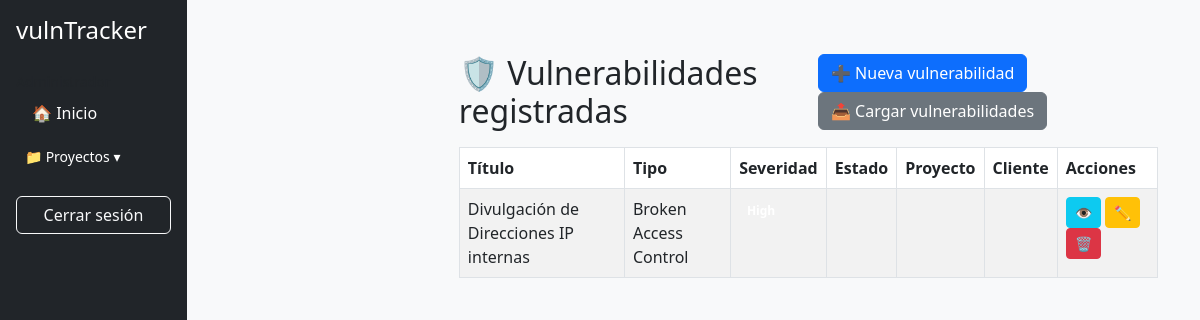
Screenshot of /vulnerabilities/ (signed in) with the database file from the repository.
### vulnerabilities/models.py (models this page shows, shortened)
class Vulnerability(models.Model):
    REMEDIATION_CHOICES = [("low", "Low"), ("medium", "Medium"), ("high", "High")]
    PRIORITY_CHOICES = [
        ("low", "Low"),
        ("medium", "Medium"),
        ("high", "High"),
        ("urgent", "Urgent"),
    ]
    RISK_COMPONENT_CHOICES = [("low", "Baja"), ("medium", "Media"), ("high", "Alta")]
    title = models.CharField(max_length=255, validators=[MinLengthValidator(5)])
    category = models.ForeignKey(VulnerabilityCategory, on_delete=models.PROTECT)
    vuln_type = models.ForeignKey(VulnerabilityType, on_delete=models.PROTECT)
    description = models.TextField("Descripción", validators=[MinLengthValidator(20)])
    cvss_31_vector = models.CharField(
        "CVSS 3.1 Vector", max_length=255, blank=True, null=True
    )
    cvss_31_score = models.DecimalField(
        "CVSS 3.1 Score",
        max_digits=4,
        decimal_places=2,
        null=True,
        blank=True,
        help_text="Puntaje numérico calculado del vector CVSS 3.1",
    )
    cvss_31_severity = models.CharField(
        "Severidad CVSS 3.1",
        max_length=20,
        blank=True,
        help_text="Severidad estimada según el score: None, Low, Medium, High, Critical",
    )
    cvss_40_vector = models.CharField(
        "CVSS 4.0 Vector", max_length=255, blank=True, null=True
    )
    cvss_40_score = models.DecimalField(
        "CVSS 4.0 Score",
        max_digits=4,
        decimal_places=2,
        null=True,
        blank=True,
        help_text="Puntaje numérico calculado del vector CVSS 4.0",
    )
    cvss_40_severity = models.CharField(
        "Severidad CVSS 4.0",
        max_length=20,
        blank=True,
        help_text="Severidad estimada según el score: None, Low, Medium, High, Critical",
    )
    remediation = models.TextField("Remediación", validators=[MinLengthValidator(20)])
    remediation_complexity = models.CharField(
        "Complejidad", choices=REMEDIATION_CHOICES, max_length=10
    )
    remediation_priority = models.CharField(
        "Prioridad", choices=PRIORITY_CHOICES, max_length=10
    )
    impact = models.CharField("Impacto", choices=RISK_COMPONENT_CHOICES, max_length=10)
    likelihood = models.CharField(
        "Probabilidad", choices=RISK_COMPONENT_CHOICES, max_length=10
    )
    risk_rating = models.CharField("Riesgo OWASP", max_length=10, editable=False)
    references = models.TextField(
        "Referencias",
        help_text="Una por línea: CWE-79, CVE-2024-12345, OWASP A01, PCI-DSS Req 6.6...",
    )
    created_at = models.DateTimeField(auto_now_add=True)

class VulnerabilityType(models.Model):
    category = models.ForeignKey(
        VulnerabilityCategory, on_delete=models.CASCADE, related_name="types"
    )
    code = models.CharField("Código", max_length=50, blank=True)
    name = models.CharField("Nombre", max_length=150)

### vulnerabilities/views.py (the view)
# urls.py: path("", views.vulnerability_list_view, name="vulnerability_list"),
@login_required
def vulnerability_list_view(request):
    vulnerabilities = Vulnerability.objects.all()
    role = request.user.role
    sidebar = f"components/sidebar_{role}.html"
    return render(
        request,
        "vulnerabilities/vuln_list.html",
        {"vulnerabilities": vulnerabilities, "sidebar_template": sidebar},
    )

### core/models.py (called while the page is built)
    def __str__(self):
        return self.name

### templates/vulnerabilities/vuln_list.html (shortened to what this page needs)
{% extends "../base.html" %}
{% block content %}
<div class="container mt-4">
  <div class="d-flex justify-content-between align-items-center mb-3">
    <h2 class="mb-0">🛡️ Vulnerabilidades registradas</h2>
    <div>
      <a href="{% url 'create_global_vuln' %}" class="btn btn-primary me-2">
        ➕ Nueva vulnerabilidad
      </a>
      <a href="{% url 'upload_vulnerabilities' %}" class="btn btn-secondary">
        📤 Cargar vulnerabilidades
      </a>
    </div>
  </div>
  <table class="table table-striped table-bordered datatable">
    <thead>
      <tr>
        <th>Título</th>
        <th>Tipo</th>
        <th>Severidad</th>
        <th>Estado</th>
        <th>Proyecto</th>
        <th>Cliente</th>
        <th>Acciones</th>
      </tr>
    </thead>
    <tbody>
      {% for vuln in vulnerabilities %}
        <tr>
          <td>{{ vuln.title }}</td>
          <td>{{ vuln.vuln_type.name }}</td>
          <td>
            {% if vuln.cvss_31_severity %}
              <span class="badge text-bg-{{ vuln.cvss_31_severity|lower }}">{{ vuln.cvss_31_severity }}</span>
            {% else %}
              <span class="text-muted">—</span>
            {% endif %}
          </td>
          <td>{{ vuln.get_status_display }}</td>
          <td>{{ vuln.project.name }}</td>
          <td>{{ vuln.client.name }}</td>
          <td>
            <a href="{% url 'vulnerability_detail' vuln.pk %}" class="btn btn-sm btn-info">👁️</a>
            <a href="{% url 'update_vulnerability' vuln.pk %}" class="btn btn-sm btn-warning">✏️</a>
            <a href="{% url 'delete_vulnerability' vuln.pk %}" class="btn btn-sm btn-danger">🗑️</a>
          </td>
        </tr>
      {% empty %}
        <tr>
          <td colspan="7" class="text-center text-muted">No se han registrado vulnerabilidades aún.</td>
        </tr>
      {% endfor %}
    </tbody>
  </table>
</div>
{% endblock %}

### templates/base.html (style rules this page uses)
body { background-color: #f8f9fa; }

### rows the page displays
Vulnerability: title "Divulgación de Direcciones IP internas", vuln_type.name "Broken Access Control"
